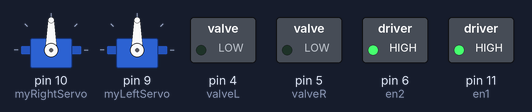
A sketch run on a simulated Arduino Uno, built with avr-gcc and run on an emulated ATmega328P. Shown: 2 × servo, switched loads named in the sketch (green lamp = pin HIGH).

Above: at 0.1 s.
Timing chart, 0 to 1.6 s (numbered marks = the images above):
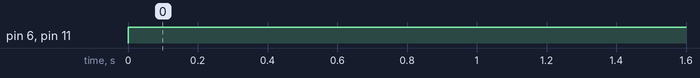

Measured:
- by itself, pin 6 (en2), pin 11 (en1): LOW → HIGH at 0.00 s

The sketch:

Motion_Control_old.ino
```cpp
// Caution: The small gear of the right motor is slippery, which may cause wrong angular postion
#include <Servo.h>
// Servo on the right
Servo myRightServo;
// Servo on the left
Servo myLeftServo;
// Record the angular position of each motor
int rightPos = 0;
int leftPos = 0;

//Linear Servo
//Left
const int en1 = 11;
const int dir11 = 12;
const int dir12 = 13;

//Right
const int en2 = 6;
const int dir21 = 7;
const int dir22 = 8;

//Valves
const int valveR = 5;
const int valveL = 4;

/////////////////////
// Initial Data
/////////////////////
int isInit = 0;
int pattern = 1;
int transition = 0;
float windowWidth = 5.0, windowHeight = 6.0;
float robotLength = 0.95;
float cupRadius = 0.125;
float x = 0.0 + robotLength + cupRadius, y = 0.0 + cupRadius;
int currMotor = 0;//0 == right, 1 == left

void setup() {
  // put your setup code here, to run once:
    myRightServo.attach(10);
    myLeftServo.attach(9);
    pinMode(en1, OUTPUT);
    pinMode(en2, OUTPUT);
    pinMode(valveR, OUTPUT);
    pinMode(valveL, OUTPUT);
    Serial.begin(9600);
}

void loop() {
  pullRight();
  pullLeft();
//    if (isInit == 0) {
//      initialize_servos();
//      isInit = 1;
//    }
//    hardCodeMotion();
//    if (y + robotLength + cupRadius < windowHeight) {
//        printLocation();
//    }
}

//////////////////////
// Helper Functions
//////////////////////

//////
// Servo
////////////
void initialize_servos() {
  myRightServo.write(51);
  rightPos = 180;
  myLeftServo.write(48);
  leftPos = 180;
//  myRightServo.write(10);
//  rightPos = 0;
//  myLeftServo.write(5);
//  leftPos = 0;
//  delay(10000);
  pullLeft();
  pushRight();
  delay(5000);
}

void right_turn(int posChange) {
    rightPos += posChange;
    myRightServo.write(rightServoTransFunc(rightPos));
}

void left_turn(int posChange) {
    leftPos += posChange;
    myLeftServo.write(leftServoTransFunc(leftPos));
}

void right_writePos(int targetPos) {
    rightPos = targetPos;
    myRightServo.write(rightServoTransFunc(rightPos));
}

void left_writePos(int targetPos) {
    leftPos = targetPos;
    myLeftServo.write(leftServoTransFunc(leftPos));
}

int rightServoTransFunc(int incomingDegree) {
  int temp = incomingDegree * (100.0/432.0) + 10;
  return temp;
}

int leftServoTransFunc(int incomingDegree) {
  int temp = incomingDegree*(105.0/432.0) + 5;
  return temp;
}

///////////
// Linear Actuator
////////////////////

void pushLeft() {
    digitalWrite(dir11, LOW);
    digitalWrite(dir12, HIGH);
    analogWrite(en1, 255);
}

void pullLeft() {
    digitalWrite(dir11, HIGH);
    digitalWrite(dir12, LOW);
    analogWrite(en1, 255);
}

void pushRight() {
    digitalWrite(dir21, HIGH);
    digitalWrite(dir22, LOW);
    analogWrite(en2, 255);
}

void pullRight() {
    digitalWrite(dir21, LOW);
    digitalWrite(dir22, HIGH);
    analogWrite(en2, 255);
}


void printLocation() {
    Serial.print("Current Position: ");
    Serial.print(x);
    Serial.print(", ");
    Serial.print(y);
    Serial.print(" Degree: ");
    Serial.print(leftPos);
    Serial.print(", ");
    Serial.print(rightPos);
    Serial.print('\n');
}

////////////////
// Motion
////////////////
void rotate(int degreeToTurn, int degreeToWrite) {
    if (currMotor == 0) {
        right_turn(degreeToTurn);
        left_writePos(degreeToWrite);
        currMotor = 1;
        Serial.print("Rotate the right motor.\n");
    }
    else if (currMotor == 1) {
        left_turn(degreeToTurn);
        right_writePos(degreeToWrite);
        currMotor = 0;
        Serial.print("Rotate the left motor.\n");
    }

}
void hardCodeMotion() {
    if (y + robotLength + cupRadius >= windowHeight) {
      return;
    }

    if (pattern == 1) {
        if (x + cupRadius + robotLength > windowWidth) {
            if (transition == 0) {
                transition = 1;
            }
            if (transition == 1) {
                rotate(-90, 360);
                switchCup();
                transition = 2;
                y += robotLength;
                printLocation();
            }
            if (transition == 2) {
                rotate(-180, 540);
                switchCup();
                transition = 3;
                y += robotLength;
                printLocation();
            }
            if (transition == 3) {
                rotate(-90, 540);
                switchCup();
                transition = 0;
                pattern = 2;
                x -= robotLength;
                printLocation();
            }
        } else {
            rotate(-180, 180);
            x += robotLength;
            switchCup();
        }

    }

    if (pattern == 2) {
        float bias = 0.05;//Fix the problem caused by the accuracy of float type stored in Arduino
        if (x - cupRadius - robotLength + bias < 0.0) {
            if (transition == 0) {
                transition = 1;
            }
            if (transition == 1) {
                rotate(90, 0);
                switchCup();
                transition = 2;
                y += robotLength;
                printLocation();
            }
            if (transition == 2) {
                rotate(180, 90);
                switchCup();
                transition = 3;
                y += robotLength;
                printLocation();
            }
            if (transition == 3) {
                rotate(90, 0);
                switchCup();
                transition = 0;
                pattern = 3;
                x += robotLength;
                printLocation();
            }
        } else {
            rotate(-540,540);
            x -= robotLength;
            switchCup();
        }
    }

    if (pattern == 3) {
        if (x + cupRadius + robotLength > windowWidth) {
            if (transition == 0) {
                right_writePos(180);
                delay(5000);
                transition = 1;
            }
            if (transition == 1) {
                rotate(-90, 360);
                switchCup();
                transition = 2;
                y += robotLength;
                printLocation();
            }
            if (transition == 2) {
                rotate(-180, 540);
                switchCup();
                transition = 3;
                y += robotLength;
                printLocation();
            }
            if (transition == 3) {
                rotate(-90, 540);
                switchCup();
                transition = 0;
                x -= robotLength;
                pattern = 2;
                printLocation();
            }
        } else {
            if (x + cupRadius + 2*robotLength > windowWidth) {
                rotate(540,180);
                x += robotLength;
                switchCup();
            } else {
                rotate(540,0);
                x += robotLength;
                switchCup();
            }
        }
    }


}

void switchCup() {
  if (pattern == 1 && transition == 0) {
    delay(5000);
  } else if(rightPos == 0 && leftPos == 630) {
    delay(2500);
  }
  else if(pattern == 2 && rightPos == 180 && leftPos == 0) {
    delay(2500);
  }
  else {
    delay(10000);
  }
  if (currMotor == 0) {
      pullLeft();
      pushRight();
      digitalWrite(valveR, HIGH);
      delay(2000);
      digitalWrite(valveL, LOW);
  }
  else if (currMotor == 1) {
      pullRight();
      pushLeft();
      digitalWrite(valveL, HIGH);
      delay(2000);
      digitalWrite(valveR, LOW);
  }
  delay(5000);
}
```
